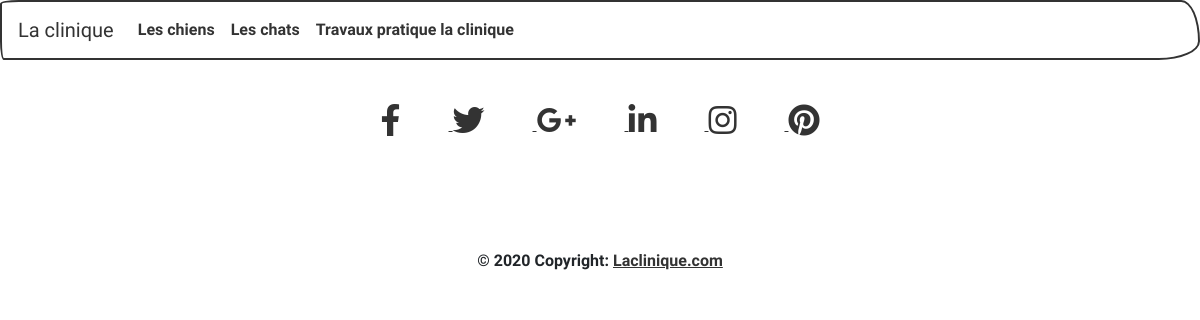
Before: /TPclinique/vue/chien.php with the older database file.
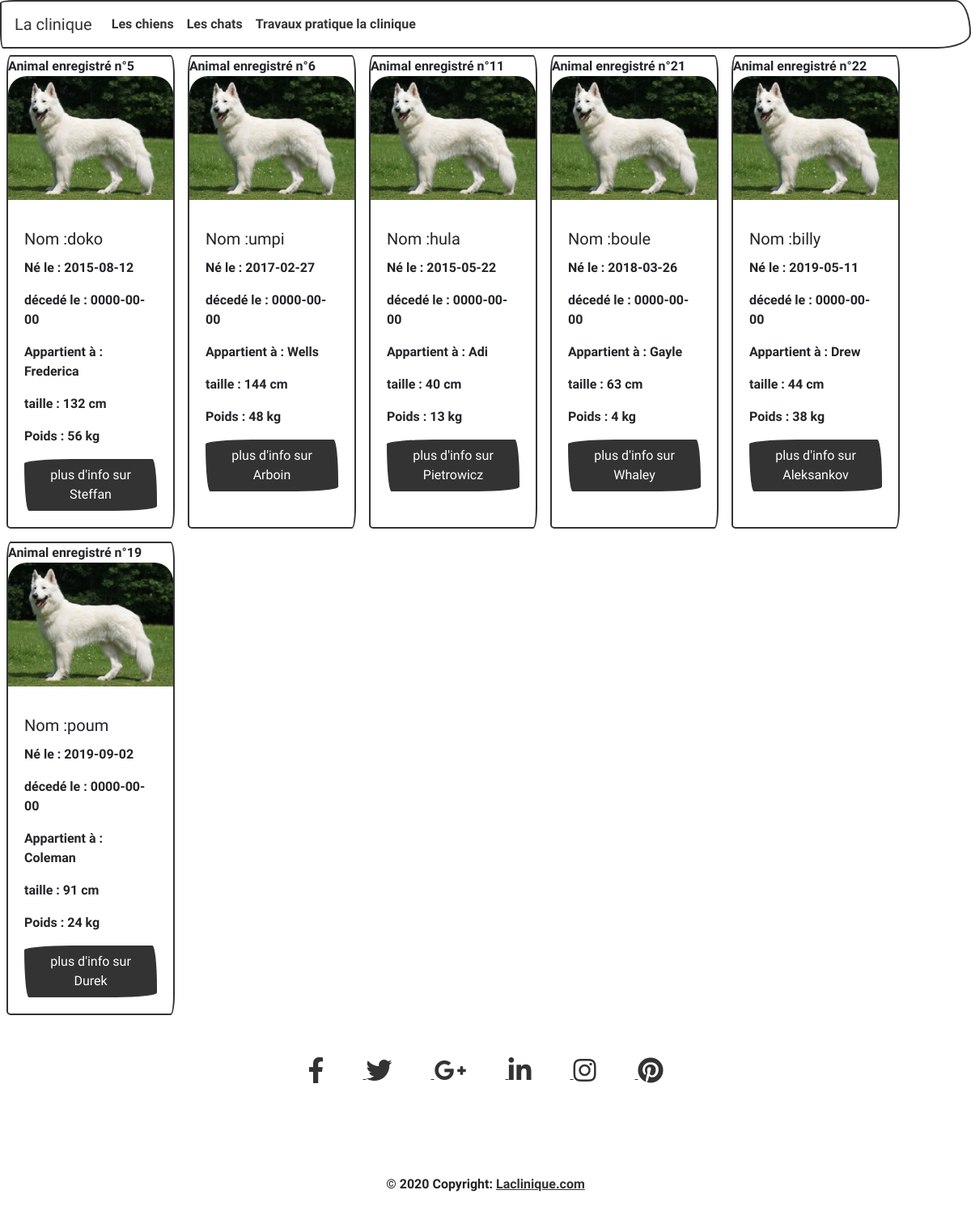
After: the same page with the newer database file.
### tables this page shows
CREATE TABLE IF NOT EXISTS `animal` (
  `id` int(11) NOT NULL,
  `nomAnimal` varchar(255) DEFAULT NULL,
  `dateNaissance` date DEFAULT NULL,
  `datedécès` date DEFAULT NULL,
  `idPropriétaire` int(11) DEFAULT NULL,
  PRIMARY KEY (`id`)
);

CREATE TABLE IF NOT EXISTS `chien` (
  `idAnimal` int(11) NOT NULL,
  `taille` int(11) DEFAULT NULL,
  `poids` int(11) DEFAULT NULL,
  `idRace` int(11) DEFAULT NULL,
  PRIMARY KEY (`idAnimal`)
);

### TPclinique/vue/controler/connexion.php (called while the page is built, shortened)
<?php
class DB
{
    public $host = "localhost";
    public $database = "clinique";
    public $username = "root";
    public $pswd = '';
    public function __construct($host = null, $database = null, $username = null, $pswd = null)
    {
        try {
            $this->db = new PDO('mysql:host=' . $this->host . ';database=' . $this->database, $this->username, $this->pswd, array(PDO::MYSQL_ATTR_INIT_COMMAND => 'SET NAMES UTF8', PDO::ATTR_ERRMODE => PDO::ERRMODE_WARNING));
        } catch (PDOException $e) {
            die('<h1>impossible de se log<h1>');
        }
    }
}

### TPclinique/vue/chien.php (the view, shortened to what this page needs)
<?php
require("controler/connexion.php");
require("header.php");
$DB = new DB();
$query = $DB->db->prepare(
  'SELECT
  *
FROM clinique.animal
INNER JOIN clinique.propriétaire
ON animal.idPropriétaire = clinique.propriétaire.id
INNER JOIN clinique.chien
ON animal.id = clinique.chien.idAnimal'
);
$query->execute();
$animals = $query->fetchAll(PDO::FETCH_ASSOC);
?>
<div class="container-fluid row justify ">
  <?php
  foreach ($animals as $animal) :
  ?>
    <div class="card m-2 p-0  " style="width: 13rem;">
      <p>Animal enregistré n°<?= $animal['idAnimal'] ?>
        <img src="asset/bergerblanc.jpg" class="card-img-top" alt="...">
        <div class="card-body">
          <h5 class="card-title">Nom :<?= $animal['nomAnimal'] ?></h5>
          <p class="card-text">Né le : <?= $animal['dateNaissance'] ?></p>
          <p class="card-text">décedé le : <?= $animal['datedécès'] ?></p>
          <p class="card-text">Appartient à : <?= $animal['Prénom'] ?></p>
          <p class="card-text">taille : <?= $animal['taille'] ?> cm</p>
          <p class="card-text">Poids : <?= $animal['poids'] ?> kg</p>
          <a href="/<?php echo "vue" . "/" . $animal['nom'] . "." . "php" ?>" class="btn btn-primary">plus d'info sur <?php echo $animal['nom'] ?></a>
        </div>
    </div>
  <?php endforeach ?>
</div>
<?php
require 'footer.php'; ?>

Changed rows visible on the page:
added animal: chien.idAnimal "5", nomAnimal "doko", dateNaissance "2015-08-12", datedécès "0000-00-00", idPropriétaire.Prénom "Frederica", chien.taille "132", chien.poids "56", idPropriétaire.nom "Steffan"
added animal: chien.idAnimal "6", nomAnimal "umpi", dateNaissance "2017-02-27", datedécès "0000-00-00", idPropriétaire.Prénom "Wells", chien.taille "144", chien.poids "48", idPropriétaire.nom "Arboin"
added animal: chien.idAnimal "11", nomAnimal "hula", dateNaissance "2015-05-22", datedécès "0000-00-00", idPropriétaire.Prénom "Adi", chien.taille "40", chien.poids "13", idPropriétaire.nom "Pietrowicz"
added animal: chien.idAnimal "21", nomAnimal "boule", dateNaissance "2018-03-26", datedécès "0000-00-00", idPropriétaire.Prénom "Gayle", chien.taille "63", chien.poids "4", idPropriétaire.nom "Whaley"
added animal: chien.idAnimal "22", nomAnimal "billy", dateNaissance "2019-05-11", datedécès "0000-00-00", idPropriétaire.Prénom "Drew", chien.taille "44", chien.poids "38", idPropriétaire.nom "Aleksankov"
added animal: chien.idAnimal "19", nomAnimal "poum", dateNaissance "2019-09-02", datedécès "0000-00-00", idPropriétaire.Prénom "Coleman", chien.taille "91", chien.poids "24", idPropriétaire.nom "Durek"
